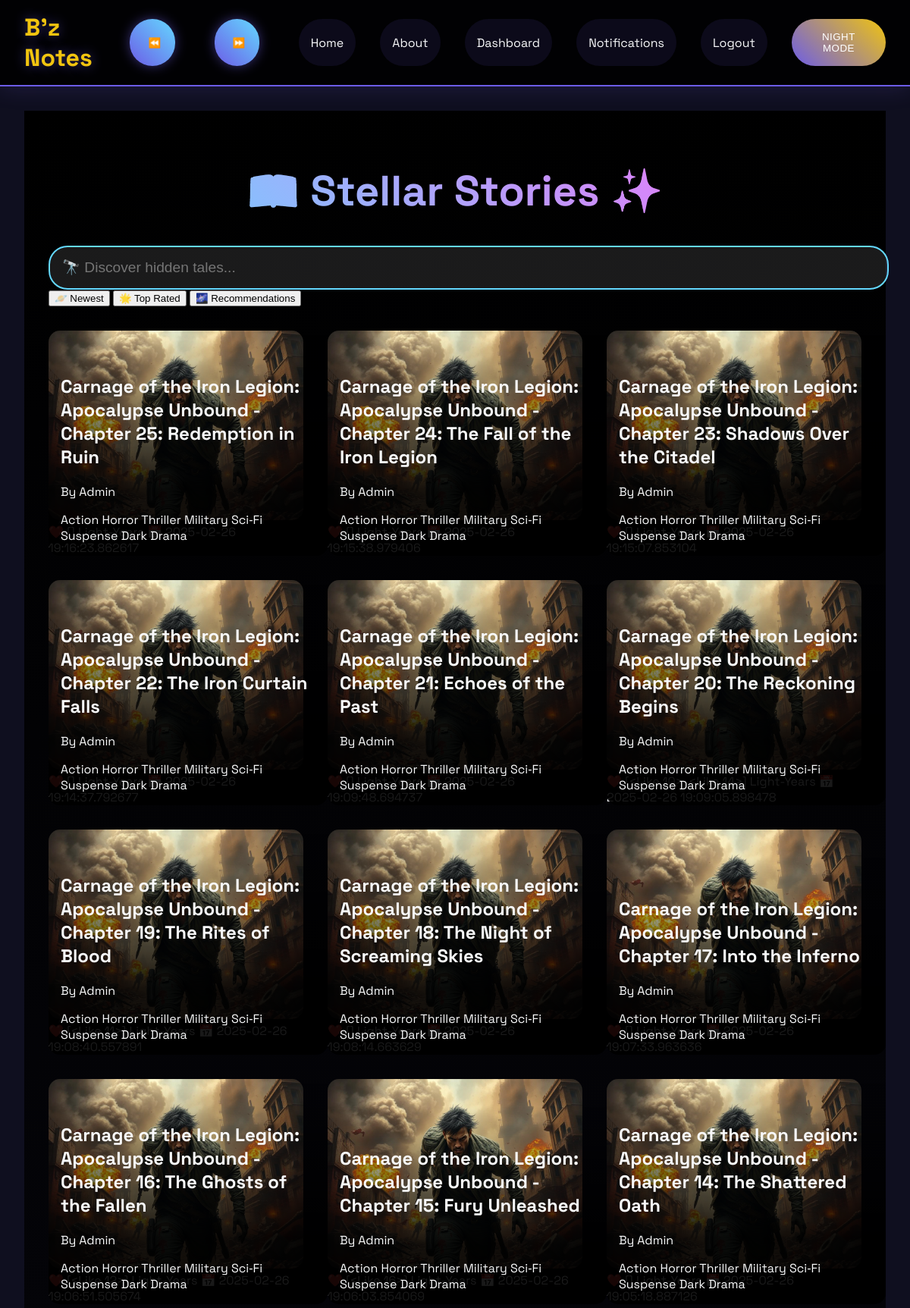
The app's page /read_stories (signed in, upper part) with its own data.
### models.py (models this page shows, shortened)
class Story(db.Model):
    __tablename__ = "stories"
    id = db.Column(db.Integer, primary_key=True)
    title = db.Column(db.String(255), nullable=False)
    genres = db.Column(db.String(255), nullable=False)
    description = db.Column(db.Text, nullable=False)
    content = db.Column(db.Text, nullable=True)
    cover_image = db.Column(db.String(255), nullable=True)
    published = db.Column(db.Boolean, default=False)
    user_id = db.Column(db.Integer, db.ForeignKey("users.id"), nullable=False)
    created_at = db.Column(db.DateTime, default=datetime.utcnow)
    likes_count = db.Column(db.Integer, default=0)
    user = db.relationship("User", back_populates="stories")
    comments = db.relationship("Comment", backref="story", lazy=True)
    likes = db.relationship("Like", backref="story", lazy=True)

class User(db.Model, UserMixin):
    __tablename__ = "users"
    id = db.Column(db.Integer, primary_key=True)
    username = db.Column(db.String(150), unique=True, nullable=False)
    email = db.Column(db.String(150), unique=True, nullable=False)
    password_hash = db.Column(db.String(200), nullable=False)
    created_at = db.Column(db.DateTime, default=datetime.utcnow)
    bio = db.Column(db.Text, nullable=True)
    profile_picture_url = db.Column(db.String(255), nullable=True)
    role = db.Column(db.String(10), nullable=False, default="User")
    stories = db.relationship('Story', back_populates='user', lazy=True)
    following = db.relationship(
        "User",
        secondary=followers_table,
        primaryjoin=(followers_table.c.follower_id == id),
        secondaryjoin=(followers_table.c.followed_id == id),
        backref=db.backref("followers", lazy="dynamic"),
        lazy="dynamic",
    )

### run.py (the view)
@app.route("/read_stories")
@login_required
def read_stories():
    sort_option = request.args.get("sort", "newest")
    stories_query = (
        db.session.query(
            Story, func.count(Like.id).label("likes_count")
        )
        .outerjoin(Like)
        .filter(Story.published == True)  # ✅ Ensures only published stories
        .group_by(Story.id)
    )
    if sort_option == "most_liked":
        stories_query = stories_query.order_by(func.count(Like.id).desc())
    elif sort_option == "recommendations":
        stories_query = stories_query.order_by(Story.created_at.desc()).limit(10)
    else:  # Default: Newest first
        stories_query = stories_query.order_by(Story.created_at.desc())
    stories = stories_query.all()
    return render_template("read_stories.html", stories=[s[0] for s in stories])  # ✅ Extract Story objects properly

### run.py (called while the page is built)
@login_manager.user_loader
def load_user(user_id):
    return User.query.get(int(user_id))

### templates/read_stories.html (shortened to what this page needs)
{% extends "base.html" %}
{% block content %}
<div class="celestial-container">
  <div class="galaxy-header">
    <h1 class="constellation-title">📖 Stellar Stories
      <span class="twinkling-star">✨</span>
    </h1>
    <div class="nebula-search">
      <input type="text"
             id="searchStories"
             placeholder="🔭 Discover hidden tales..."
             class="stardust-input"
             onkeyup="searchStories()">
    </div>
    <div class="cosmic-filters">
      <button onclick="sortStories('newest')" class="orbit-button">
        🪐 Newest
      </button>
      <button onclick="sortStories('most_liked')" class="orbit-button">
        🌟 Top Rated
      </button>
      <button onclick="sortStories('recommendations')" class="orbit-button">
        🌌 Recommendations
      </button>
    </div>
  </div>
  <div class="quantum-grid" id="storiesGrid">
    {% for story in stories %}
    <div class="celestial-card"
         onclick="location.href='{{ url_for('story_time', story_id=story.id) }}'"
         data-title="{{ story.title }}"
         data-author="{{ story.user.username }}"
         data-genres="{{ story.genres }}">
      <div class="card-event-horizon">
        <img src="{{ story.cover_image }}"
             alt="Cover"
             class="gravitational-image">
        <div class="stellar-overlay">
          <h2 class="supernova-title">{{ story.title }}</h2>
          <p class="author-constellation">By {{ story.user.username }}</p>
          <div class="genre-nebula">
            {% for genre in story.genres.split(',') %}
            <span class="genre-particle">{{ genre.strip() }}</span>
            {% endfor %}
          </div>
        </div>
        <div class="celestial-stats">
          <span class="stats-comet">❤️ {{ story.likes }} Light-Years</span>
          <span class="stats-comet">📅 {{ story.created_at }}</span>
        </div>
      </div>
    </div>
    {% endfor %}
  </div>
</div>
{% endblock %}

### templates/base.html (shortened to what this page needs)
<!DOCTYPE html>
<html lang="en">
<head>
  <link rel="stylesheet" href="{{ url_for('static', filename='css/main.css') }}">
</head>
<body>
  <header class="cyber-header">
    <div class="neural-nav">
      <div class="cyber-logo" onclick="location.href='{{ url_for('home') }}'">
        <strong>B'z Notes</strong>
      </div>
      <nav class="nav-links">
        <button class="quantum-back-btn" onclick="history.back()">
            ⏪
        </button>
        <button class="quantum-back-btn" onclick="history.forward()">
            ⏩
        </button>
        <a href="{{ url_for('home') }}" class="nav-link">Home</a>
        <a href="{{ url_for('about') }}" class="nav-link">About</a>
        {% if current_user.is_authenticated %}
          <a href="{{ url_for('dashboard') }}" class="nav-link">Dashboard</a>
          <a href="{{ url_for('notifications') }}" class="nav-link">Notifications</a>
          <a href="{{ url_for('logout') }}" class="nav-link">Logout</a>
          <button id="nightModeBtn" class="quantum-button">Night Mode</button>
        {% else %}
          <a href="{{ url_for('register') }}" class="nav-link">Register</a>
          <a href="{{ url_for('login') }}" class="nav-link">Login</a>
          <a href="{{ url_for('privacy_policy') }}" class="nav-link">Privacy and policy</a>
        {% endif %}
      </nav>
    </div>
  </header>
  <main class="quantum-container">
    {% block content %}{% endblock %}
  </main>
</body>
</html>

### static/css/main.css (style rules this page uses)
:root { --space: #0f0f1f; --primary: #6c5ce7; --accent: #f1c40f; --neon: 0 0 15px rgba(108,92,231,0.5); --text: #f8f9fa; --bg-dark: #0f0f1f; }
body { background: var(--space); color: var(--text); font-family: 'Space Grotesk', sans-serif; margin: 0; padding: 0; }
.quantum-button { background: linear-gradient(45deg, var(--primary), var(--accent)); border: none; padding: 1rem 2rem; border-radius: 50px; color: white; cursor: pointer; transition: transform 0.3s ease, box-shadow 0.3s ease; }
.cyber-header { background: rgba(0,0,0,0.9); backdrop-filter: blur(10px); position: sticky; top: 0; z-index: 1000; border-bottom: 2px solid var(--primary); box-shadow: 0 0 30px rgba(108,92,231,0.2); }
.neural-nav { max-width: 1400px; margin: 0 auto; padding: 1rem 2rem; display: flex; justify-content: space-between; align-items: center; }
.cyber-logo { font-family: 'Space Grotesk', sans-serif; font-size: 2rem; color: var(--accent); cursor: pointer; text-shadow: var(--neon); transition: all 0.3s ease; }
.nav-links { display: flex; gap: 2rem; }
.nav-link { display: flex; align-items: center; gap: 0.5rem; color: var(--text); text-decoration: none; position: relative; padding: 0.5rem 1rem; border-radius: 50px; transition: background 0.3s ease; }
.nav-link::before { content: ''; position: absolute; inset: 0; border-radius: 50px; background: rgba(108,92,231,0.1); z-index: -1; transition: background 0.3s ease; }
.quantum-container { max-width: 1400px; margin: 2rem auto; padding: 0 2rem; animation: matrixAppear 1s ease; }
.quantum-button { background: linear-gradient(45deg, var(--primary), var(--accent)); border: none; padding: 1rem 2rem; border-radius: 50px; color: white; cursor: pointer; transition: transform 0.3s ease, box-shadow 0.3s ease; text-transform: uppercase; letter-spacing: 0.5px; }
html { overflow-y: scroll; scrollbar-width: thin; scrollbar-color: #888 #f1f1f1; }

### templates/base.html (style rules this page uses)
:root { --space: #0f0f1f; --primary: #6c5ce7; --accent: #f1c40f; --neon: 0 0 15px rgba(108,92,231,0.5); --text: #f8f9fa; --bg-dark: #0f0f1f; }
body { background: var(--space); color: var(--text); font-family: 'Space Grotesk', sans-serif; margin: 0; padding: 0; }
html { overflow-y: scroll; scrollbar-width: thin; scrollbar-color: #888 #f1f1f1; }
.quantum-back-btn { position: relative; background: linear-gradient(45deg, #6c5ce7, #64d9ff); border: none; color: white; padding: 12px 24px; border-radius: 30px; font-family: 'Space Grotesk', sans-serif; cursor: pointer; transition: all 0.3s ease; margin-right: 20px; overflow: hidden; box-shadow: 0 0 15px rgba(108,92,231,0.5); }

### templates/read_stories.html (style rules this page uses)
.celestial-container { background: radial-gradient(circle at center, #0f0f1f, #000); min-height: 100vh; padding: 2rem; }
.gravitational-image { height: 250px; width: 100%; object-fit: cover; border-radius: 15px; transform: perspective(1000px) rotateX(0deg) rotateY(0deg); transition: all 0.4s cubic-bezier(0.25, 0.46, 0.45, 0.94); }
.celestial-card { position: relative; cursor: pointer; perspective: 1000px; }
.stellar-overlay { position: absolute; bottom: 0; background: linear-gradient(to top, rgba(0,0,0,0.9) 30%, transparent); width: 100%; padding: 2rem 1rem 1rem; border-radius: 0 0 15px 15px; }
.quantum-grid { display: grid; grid-template-columns: repeat(auto-fill, minmax(280px, 1fr)); gap: 2rem; padding: 2rem 0; }
.stardust-input { width: 100%; padding: 1rem; font-size: 1.2rem; background: rgba(255, 255, 255, 0.1); border: 2px solid #64d9ff; border-radius: 25px; color: #fff; transition: all 0.3s ease; }
.constellation-title { font-size: 3.5rem; text-align: center; background: linear-gradient(45deg, #64d9ff, #ff69f7); -webkit-background-clip: text; -webkit-text-fill-color: transparent; animation: stellar-float 6s ease-in-out infinite; }
.twinkling-star { animation: star-twinkle 1.5s infinite alternate; }

### records on screen
Story: cover_image (picture), title "Carnage of the Iron Legion: Apocalypse Unbound - Chapter 25: Redemption in Ruin", user.username "Admin", strip "Action" "Horror" "Thriller" "Military" "Sci‑Fi" "Suspense" "Dark Drama", likes "[]", created_at "2025-02-26 19:16:23.862617"
Story: cover_image (picture), title "Carnage of the Iron Legion: Apocalypse Unbound - Chapter 24: The Fall of the Iron Legion", user.username "Admin", strip "Action" "Horror" "Thriller" "Military" "Sci‑Fi" "Suspense" "Dark Drama", likes "[]", created_at "2025-02-26 19:15:38.979406"
Story: cover_image (picture), title "Carnage of the Iron Legion: Apocalypse Unbound - Chapter 23: Shadows Over the Citadel", user.username "Admin", strip "Action" "Horror" "Thriller" "Military" "Sci‑Fi" "Suspense" "Dark Drama", likes "[]", created_at "2025-02-26 19:15:07.853104"
Story: cover_image (picture), title "Carnage of the Iron Legion: Apocalypse Unbound - Chapter 22: The Iron Curtain Falls", user.username "Admin", strip "Action" "Horror" "Thriller" "Military" "Sci‑Fi" "Suspense" "Dark Drama", likes "[]", created_at "2025-02-26 19:14:37.792677"
Story: cover_image (picture), title "Carnage of the Iron Legion: Apocalypse Unbound - Chapter 21: Echoes of the Past", user.username "Admin", strip "Action" "Horror" "Thriller" "Military" "Sci‑Fi" "Suspense" "Dark Drama", likes "[]", created_at "2025-02-26 19:09:48.694737"
Story: cover_image (picture), title "Carnage of the Iron Legion: Apocalypse Unbound - Chapter 20: The Reckoning Begins", user.username "Admin", strip "Action" "Horror" "Thriller" "Military" "Sci‑Fi" "Suspense" "Dark Drama", likes "[<Like 10>, <Like 14>]", created_at "2025-02-26 19:09:05.898478"
Story: cover_image (picture), title "Carnage of the Iron Legion: Apocalypse Unbound - Chapter 19: The Rites of Blood", user.username "Admin", strip "Action" "Horror" "Thriller" "Military" "Sci‑Fi" "Suspense" "Dark Drama", likes "[<Like 11>]", created_at "2025-02-26 19:08:40.557891"
Story: cover_image (picture), title "Carnage of the Iron Legion: Apocalypse Unbound - Chapter 18: The Night of Screaming Skies", user.username "Admin", strip "Action" "Horror" "Thriller" "Military" "Sci‑Fi" "Suspense" "Dark Drama", likes "[]", created_at "2025-02-26 19:08:14.663629"
Story: cover_image (picture), title "Carnage of the Iron Legion: Apocalypse Unbound - Chapter 17: Into the Inferno", user.username "Admin", strip "Action" "Horror" "Thriller" "Military" "Sci‑Fi" "Suspense" "Dark Drama", likes "[]", created_at "2025-02-26 19:07:33.963636"
Story: cover_image (picture), title "Carnage of the Iron Legion: Apocalypse Unbound - Chapter 16: The Ghosts of the Fallen", user.username "Admin", strip "Action" "Horror" "Thriller" "Military" "Sci‑Fi" "Suspense" "Dark Drama", likes "[<Like 12>]", created_at "2025-02-26 19:06:51.505674"
Story: cover_image (picture), title "Carnage of the Iron Legion: Apocalypse Unbound - Chapter 15: Fury Unleashed", user.username "Admin", strip "Action" "Horror" "Thriller" "Military" "Sci‑Fi" "Suspense" "Dark Drama", likes "[<Like 16>]", created_at "2025-02-26 19:06:03.854069"
Story: cover_image (picture), title "Carnage of the Iron Legion: Apocalypse Unbound - Chapter 14: The Shattered Oath", user.username "Admin", strip "Action" "Horror" "Thriller" "Military" "Sci‑Fi" "Suspense" "Dark Drama", likes "[]", created_at "2025-02-26 19:05:18.887126"
